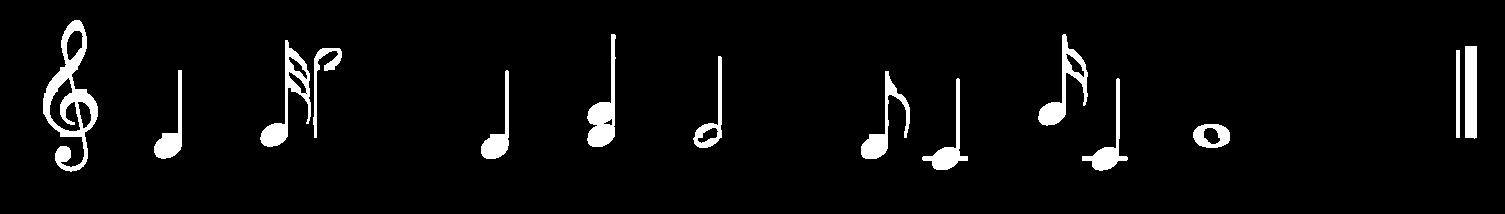
#> input picture dataset_mixed/11.jpg, 1505 x 214 px, found by its file name; its folder holds only this picture in this run
$ python -i classification.py   (imports and definitions only)
#> lines starting #> are read from the running program, lines starting #| are printed output that depends on the picture
#> in load_dataset, img is the input picture: shape (214, 1505, 3); min 0, max 255, mean 11.6
from matplotlib.pyplot import show
from commonfunctions import *
from preprocessing import *
from output_handler import *
import skimage as sk
import numpy as np
import matplotlib as mp
import scipy as sp
from heapq import *
import cv2
import joblib
import os.path
from operator import itemgetter

'''
get note head charachter basedon its position
'''


# [159 lines left out: function getFlatHeadNotePos, not called in this run]


'''
check if the note entered in chord or beam
'''


# [59 lines left out: function check_chord_or_beam, not called in this run]


'''
predict the note given
'''


# [5 lines left out: function classfiyimg, not called in this run]


'''
extract features for the hog classifier
'''


def extract_features(img):
    img = img.astype(int)
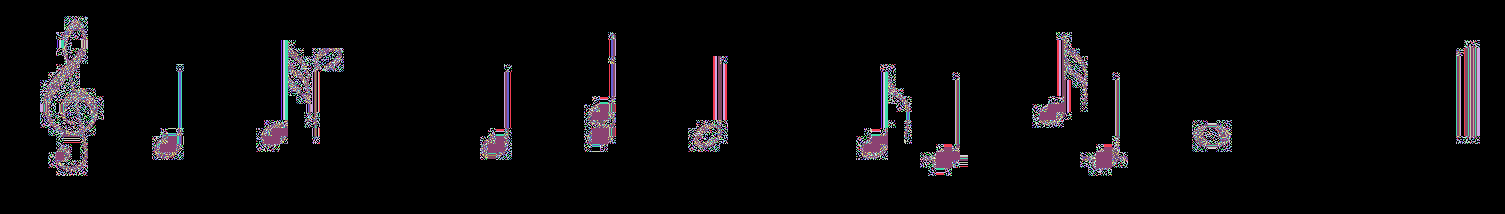
#> img: shape (214, 1505, 3) int64; 107 distinct labels, from 0 to 255; one colour per label, 0 black
    # show_images([img])

    target_img_size = (78, 78)
    img = cv2.resize(img.astype('uint8'), target_img_size)
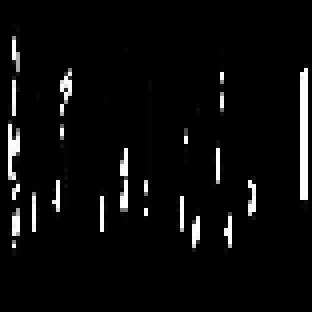
#> img: shape (78, 78, 3) (shown 4 times larger); min 0, max 255, mean 11.1
    win_size = (64, 64)
    cell_size = (8, 8)
    block_size_in_cells = (2, 2)

    block_size = (block_size_in_cells[1] * cell_size[1],
                  block_size_in_cells[0] * cell_size[0])
    block_stride = (cell_size[1], cell_size[0])
    nbins = 15  # Number of orientation bins
    hog = cv2.HOGDescriptor(win_size, block_size,
                            block_stride, cell_size, nbins)
    h = hog.compute(img)
#> h = 11760 values, max 0.823 at index 892, min 0 at index 3, mean 0.0557
    h = h.flatten()

    return h.flatten()


'''
load dataset to be trainedon/tested
'''


def load_dataset():
    path_to_dataset = r'dataset_mixed2\dataset_mixed'
    features = []
    labels = []
    img_filenames = os.listdir(path_to_dataset)

    for i, fn in enumerate(img_filenames):
        if fn.split('.')[-1] != 'jpg' and fn.split('.')[-1] != 'bmp' and fn.split('.')[-1] != 'png':
            continue

        label = fn.split('-')[0]
      #  print(label)
        labels.append(label)

        path = os.path.join(path_to_dataset, fn)
        img = cv2.imread(path)
        features.append(extract_features(img))
        # show an update every 1,000 images
        if i > 0 and i % 1000 == 0:
            print("[INFO] processed {}/{}".format(i, len(img_filenames)))

    return features, labels


'''
load dataset and run and train dataset
'''


# [25 lines left out: function run_experiment, not called in this run]

>>> result = load_dataset()
